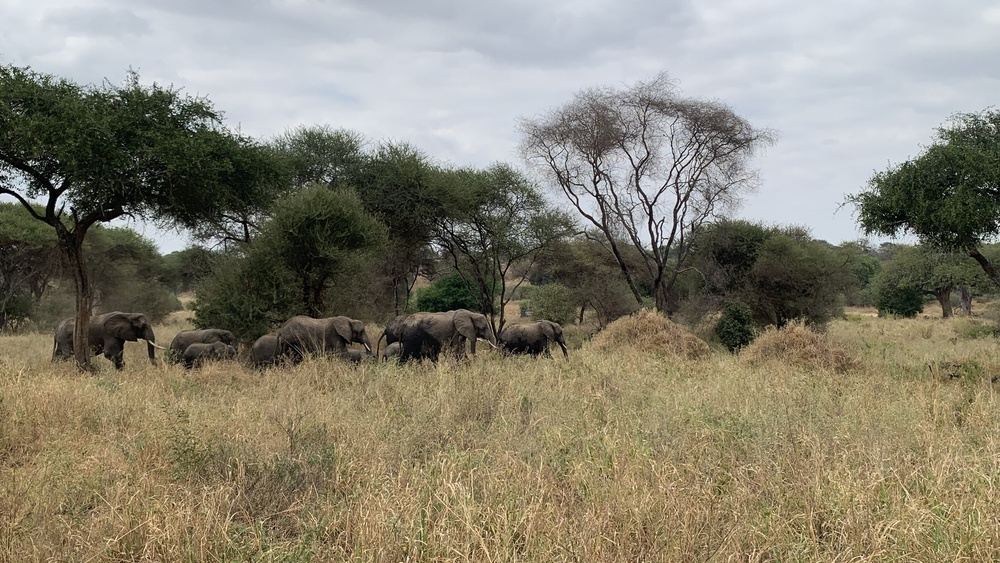
#> input picture images/eleph.jpeg, 1000 x 563 px, shrunk from 2364 x 1330 before the run, found by its file name
$ python flou.py
#> lines starting #> are read from the running program, lines starting #| are printed output that depends on the picture
import cv2 as cv
import numpy as np

def add_blur(img, ksize_val):
    """
    Applique un flou gaussien à l'image.

    Args:
        img: L'image source.
        ksize_val (int): La force du flou. Doit être un nombre IMPAIR (1, 3, 5, 7, 9...).
                         Plus il est grand, plus c'est flou.
    """
    # Vérification de sécurité : le noyau doit être impair
    if ksize_val % 2 == 0:
        ksize_val += 1

    # (ksize_val, ksize_val) est la taille du noyau (kernel)
    # 0 signifie que l'écart-type est calculé automatiquement
    blurred = cv.GaussianBlur(img, (ksize_val, ksize_val), 0)

    return blurred

# --- EXEMPLE D'UTILISATION ---

input_filename = "images/eleph.jpeg"

# 1. Chargement
img_source = cv.imread(input_filename, cv.IMREAD_COLOR)
#> img_source is the input picture: shape (563, 1000, 3); mean B, G, R 113.8, 130, 135

if img_source is None:
    print("Erreur chargement")
else:
    # 2. Ajout du flou
    # ksize=3 : flou très léger
    # ksize=5 : flou moyen
    # ksize=15 : très flou (l'algo va probablement échouer)
    img_floue = add_blur(img_source, ksize_val=20)
#> in add_blur, `blurred = cv.GaussianBlur(img, (ksize_val, ksize_val), 0)`:
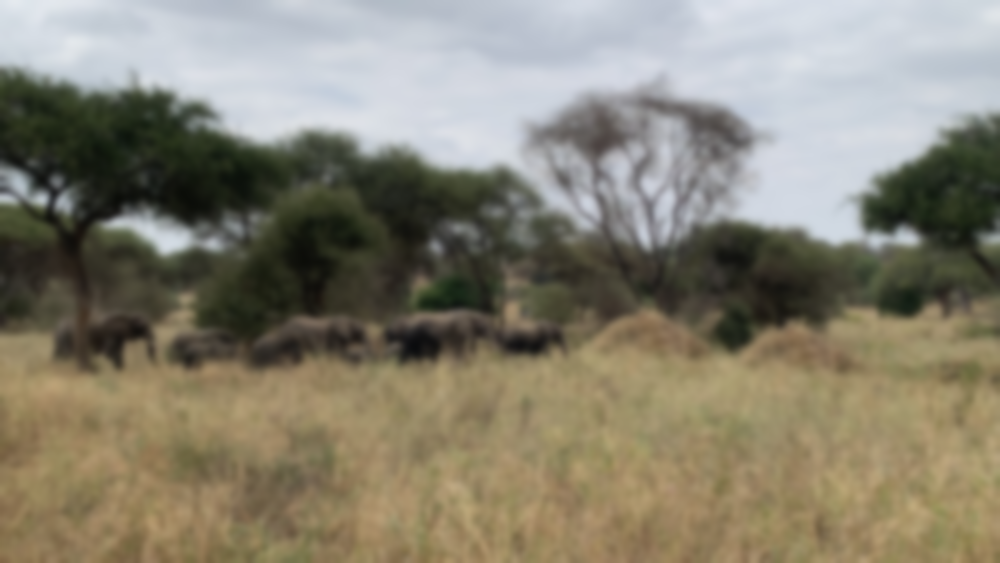
#> blurred: shape (563, 1000, 3); mean B, G, R 113.8, 130, 135

    # 3. Affichage
    cv.imshow("Originale", img_source)
    cv.imshow("Flou Gaussien (k=5)", img_floue)

    cv.waitKey(0)
    cv.destroyAllWindows()

$ run again, with images/62804AB3-4FD5-4EFD-B6F2-FE1490EE4C26_1_105_c.jpeg copied over images/eleph.jpeg
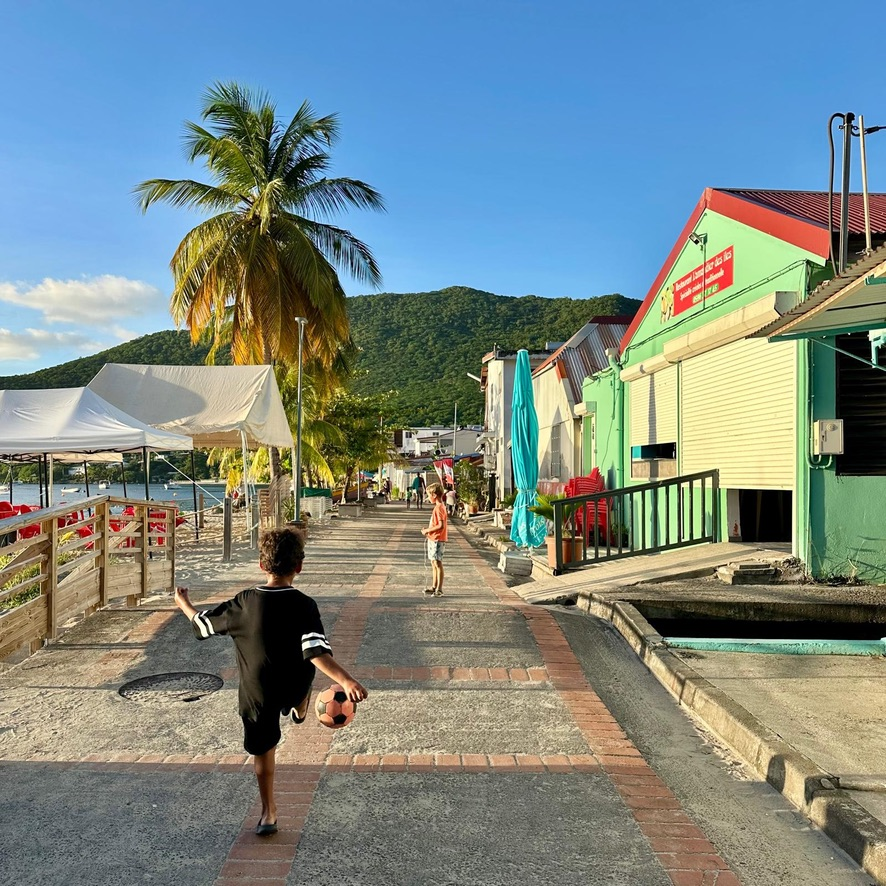
#> input picture images/62804AB3-4FD5-4EFD-B6F2-FE1490EE4C26_1_105_c.jpeg, 886 x 886 px, found by its file name
#> img_source is the input picture: shape (886, 886, 3); mean B, G, R 134, 136.8, 122.2
#> in add_blur, `blurred = cv.GaussianBlur(img, (ksize_val, ksize_val), 0)`:
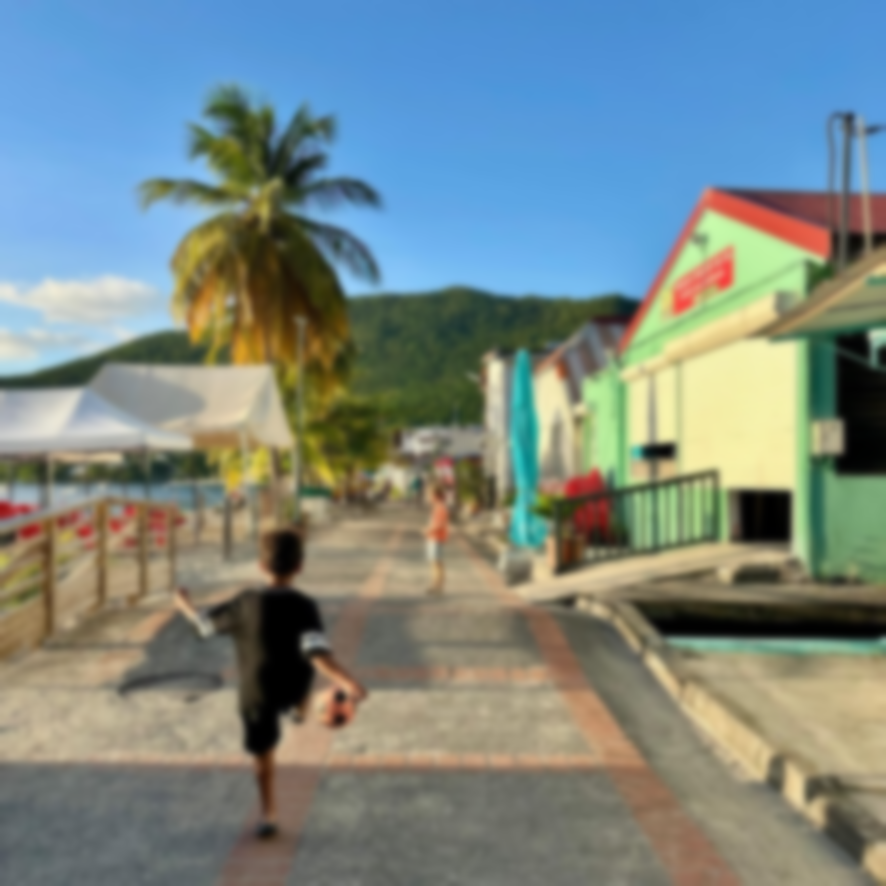
#> blurred: shape (886, 886, 3); mean B, G, R 134, 136.8, 122.2

$ run again, with images/779344DE-08B0-410F-8C58-58C5508D9981_1_105_c.jpeg copied over images/eleph.jpeg
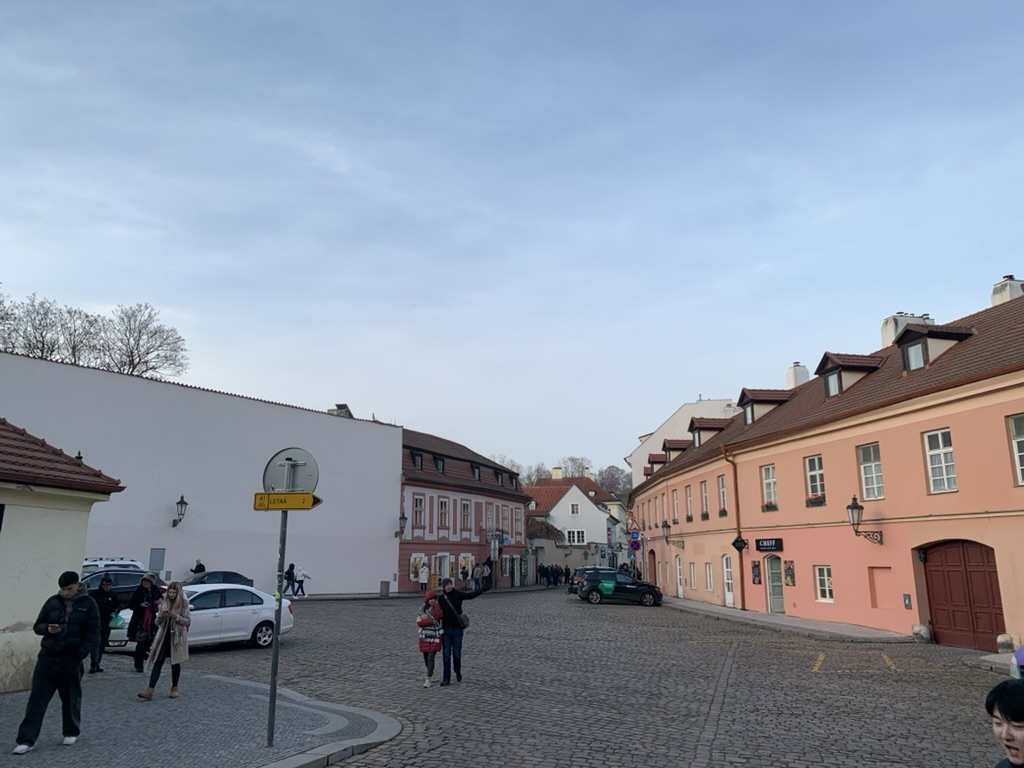
#> input picture images/779344DE-08B0-410F-8C58-58C5508D9981_1_105_c.jpeg, 1024 x 768 px, found by its file name
#> img_source is the input picture: shape (768, 1024, 3); mean B, G, R 164.9, 150.1, 142.2
#> in add_blur, `blurred = cv.GaussianBlur(img, (ksize_val, ksize_val), 0)`:
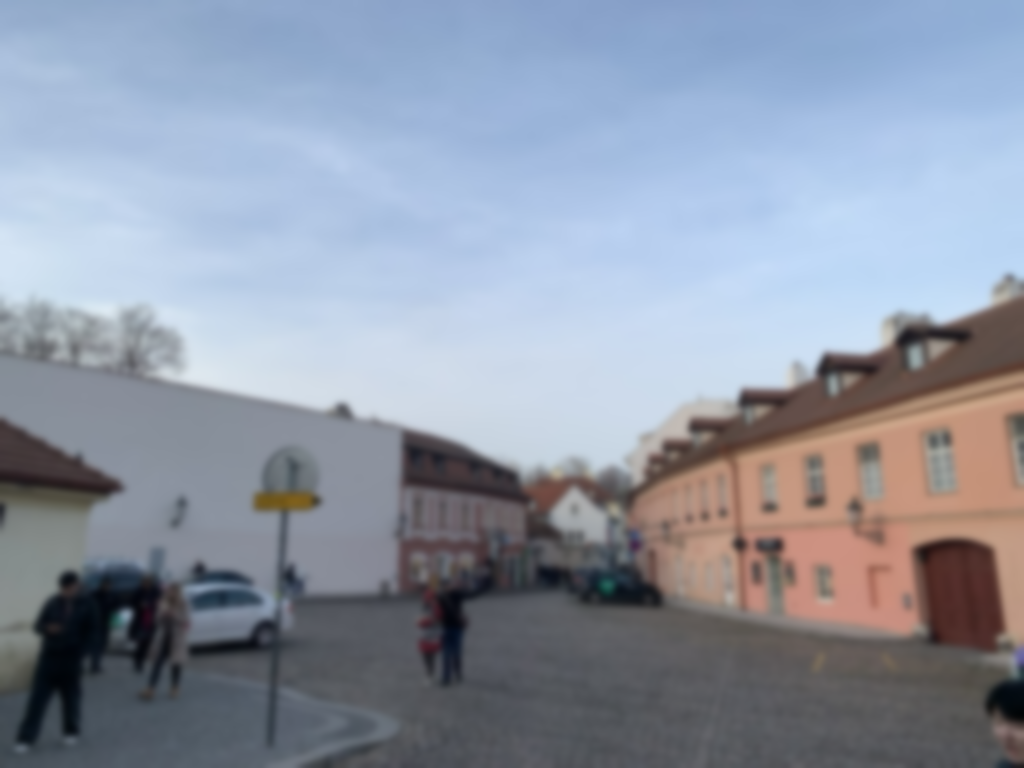
#> blurred: shape (768, 1024, 3); mean B, G, R 164.9, 150.1, 142.2

$ run again, with images/gnou.jpeg copied over images/eleph.jpeg
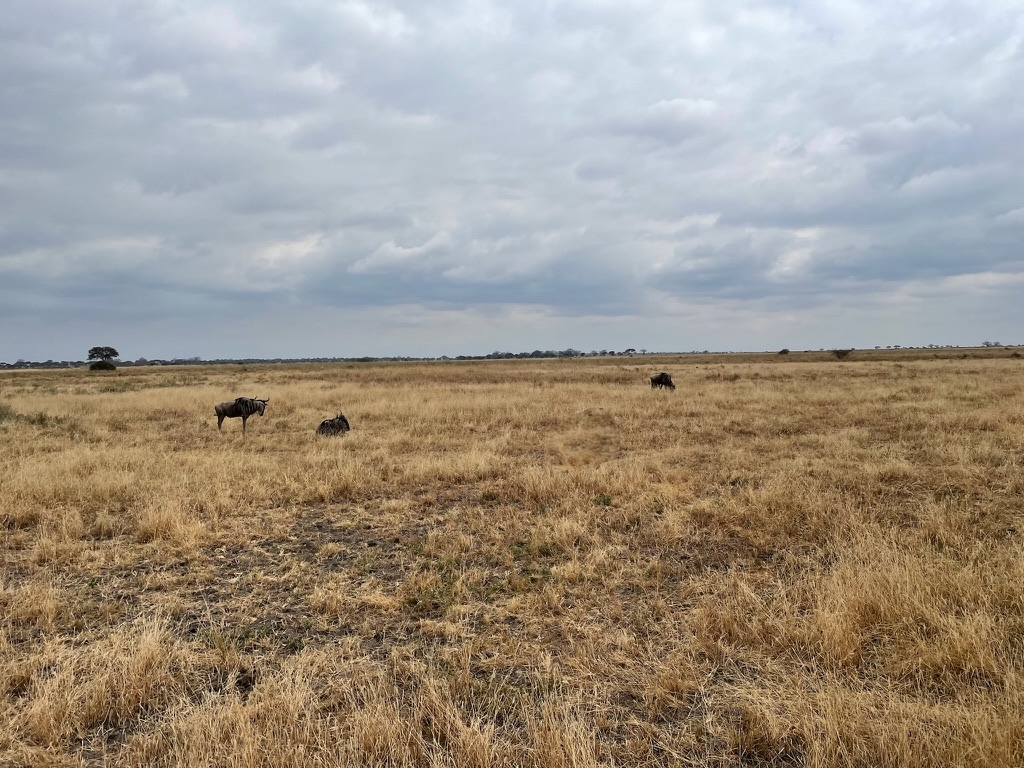
#> input picture images/gnou.jpeg, 1024 x 768 px, found by its file name
#> img_source is the input picture: shape (768, 1024, 3); mean B, G, R 136.1, 148.2, 157.6
#> in add_blur, `blurred = cv.GaussianBlur(img, (ksize_val, ksize_val), 0)`:
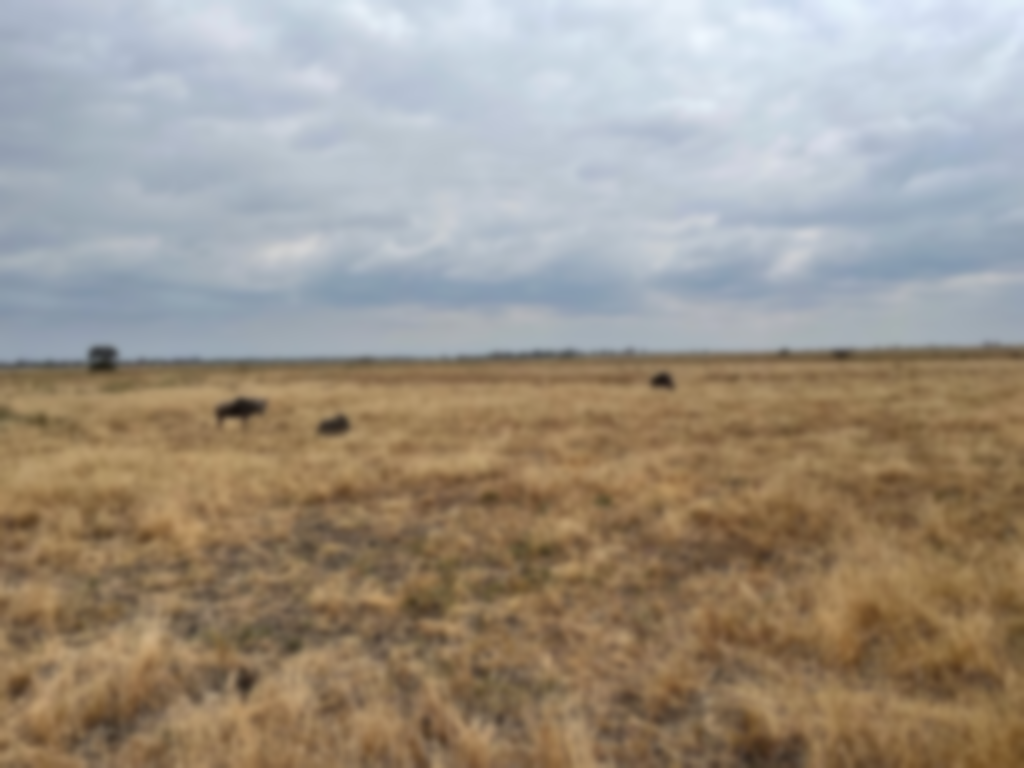
#> blurred: shape (768, 1024, 3); mean B, G, R 136.1, 148.2, 157.6
